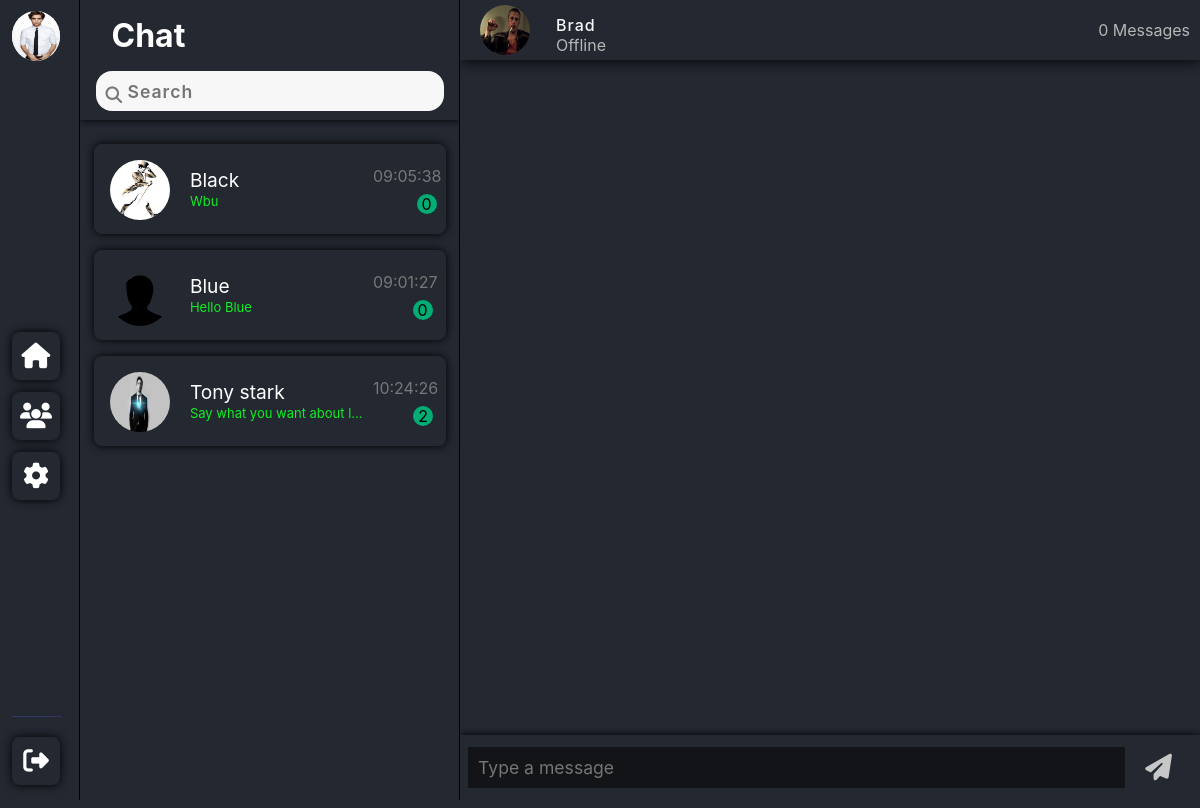
Screenshot of /php/chat.php?user_id=30 (signed in) with the database file from the repository.
### tables this page shows
CREATE TABLE `users` (
  `user_id` int(7) NOT NULL,
  `name` varchar(255) NOT NULL,
  `email_id` varchar(255) NOT NULL,
  `password` varchar(255) NOT NULL,
  `login` int(1) DEFAULT NULL,
  `bio` varchar(1023) DEFAULT NULL,
  `dob` date DEFAULT NULL,
  `gender` varchar(10) DEFAULT NULL,
  `country` varchar(255) DEFAULT NULL,
  `user_profile` varchar(255) NOT NULL DEFAULT 'default_pic.svg'
);

CREATE TABLE `users_chat` (
  `msg_id` int(11) NOT NULL,
  `sender_id` int(10) NOT NULL,
  `receiver_id` int(10) NOT NULL,
  `msg_content` varchar(1023) NOT NULL,
  `msg_status` text NOT NULL,
  `msg_date` timestamp NOT NULL DEFAULT current_timestamp() ON UPDATE current_timestamp()
);

### php/userlist.php (the view, shortened to what this page needs)
<div class="chat-column">
    <div class="top">
        <div id="toprow">
            <h1 class="heading">Chat</h1>
        </div>
        <div class="search-bar">
            <input type="text" placeholder="Search" onkeyup="searchUser()" id="search-input"
                style=" margin: -1rem 0;" />
            <button type="submit" id="search-btn" style="top: 0px;">
            </button>
        </div>
    </div>
    <div class="chat-navbar-rows">
        <?php
include_once 'connectdb.php';
$email = $_SESSION['email'];
$query = "SELECT * FROM users WHERE email_id='$email'";
$result = mysqli_query($link, $query);
$row = mysqli_fetch_array($result);
$user = $row['user_id'];
$users = "SELECT DISTINCT receiver_id,u.user_id,u.name,u.user_profile,u.login FROM users_chat uc JOIN users u ON u.user_id=uc.receiver_id WHERE sender_id='$user'";
$run_user = mysqli_query($link, $users);
while ($row = mysqli_fetch_array($run_user)) {
    $user_id = $row['user_id'];
    $user_profile = $row['user_profile'];
    $name = $row['name'];
    $qry = "SELECT * FROM users_chat WHERE (sender_id='$user' AND receiver_id='$user_id') OR (sender_id='$user_id' AND receiver_id='$user') ORDER BY msg_id DESC LIMIT 1";
    $run_query = mysqli_query($link, $qry);
    $row = mysqli_fetch_assoc($run_query);
    $message = $row['msg_content'];
    $time = $row['msg_date'];
    $date = explode(' ', $time);
    $qry2 = "SELECT COUNT(*) AS count FROM users_chat where sender_id='$user_id' AND receiver_id='$user' AND msg_status='UNREAD'";
    $res = mysqli_query($link, $qry2);
    $row1 = mysqli_fetch_assoc($res);
    $count = $row1['count'];
    echo "<div class='row'>
    <img src=" . "../uploads/" . $user_profile . " />
    <div class='mid'>
    <h1 id='username'>
    <a style='color:white; text-decoration:none;' href='chat.php?user_id=$user_id'>$name</a>
    </h1>
    <p style='color:rgb(15, 238, 34);font-size:13px;' class='last-message'>$message</p>
    </div>
    <div class='right'>
    <p style='margin-right: -20px;position: relative;right: 15px;' class='last-message-time'>$date[1]</p>
    <p id='unread-message-count'>$count</p>
    </div>
    </div>";
}
$qry = "SELECT user_id FROM users WHERE email_id='$email'";
$res = mysqli_query($link, $qry);
$row = mysqli_fetch_array($res);
$user = $row['user_id'];
$users = "SELECT DISTINCT receiver_id,u.user_id,u.name,u.user_profile,u.login FROM users_chat uc JOIN users u ON u.user_id=uc.sender_id WHERE receiver_id='$user' AND u.user_id NOT IN (SELECT DISTINCT receiver_id FROM users_chat uc JOIN users u ON u.user_id=uc.receiver_id WHERE sender_id='$user')";
$run_user = mysqli_query($link, $users);
while ($row = mysqli_fetch_array($run_user)) {
    $user_id = $row['user_id'];
    $user_profile = $row['user_profile'];
    $name = $row['name'];
    $qry = "SELECT * FROM users_chat WHERE (sender_id='$user' AND receiver_id='$user_id') OR (sender_id='$user_id' AND receiver_id='$user') ORDER BY msg_id DESC LIMIT 1";
    $run_query = mysqli_query($link, $qry);
    $row = mysqli_fetch_assoc($run_query);
    $message = $row['msg_content'];
    $time = $row['msg_date'];
    $date = explode(' ', $time);
    $qry2 = "SELECT COUNT(*) AS count FROM users_chat where sender_id='$user_id' AND receiver_id='$user' AND msg_status='UNREAD'";
    $res = mysqli_query($link, $qry2);
    $row1 = mysqli_fetch_assoc($res);
    $count = $row1['count'];
    echo "<div class='row'>
    <img src=" . "../uploads/" . $user_profile . " />
    <div class='mid'>
    <h1 id='username'><a style='color:white; text-decoration:none;' href='chat.php?user_id=$user_id'>$name</a> </h1>
    <p style='color:rgb(15, 238, 34);font-size:13px;' class='last-message'>$message</p>
    </div>
    <div class='right'>
    <p style='margin-right: -20px;position: relative;right: 15px;' class='last-message-time'>$date[1]</p>
    <p id='unread-message-count'>$count</p>
    </div>
    </div>";
}
?>
    </div>
</div>

### php/chat.php (shortened to what this page needs)
<!DOCTYPE html>
<?php
$email = $_SESSION['email'];
include 'connectdb.php';
$get_user = "SELECT * FROM users WHERE email_id='$email'";
$qry = mysqli_query($link, $get_user);
$row = mysqli_fetch_array($qry);
$user_id = $row['user_id'];
?>
<?php
if (isset($_GET['user_id'])) {
    $receiver_id = $_GET['user_id'];
    $qry = "SELECT * FROM users WHERE user_id='$receiver_id'";
    $result = mysqli_query($link, $qry);
    $row = mysqli_fetch_array($result);
    $receiver_name = $row['name'];
    $receiver_profile_pic = $row['user_profile'];
    $receiver_login = $row['login'];
    if ($receiver_login == 1) {
        $state = 'Online';
    } else {
        $state = 'Offline';
    }
    $total_messages = "SELECT * FROM users_chat WHERE (sender_id='$user_id' AND receiver_id='$receiver_id') OR (sender_id='$receiver_id' AND receiver_id='$user_id')";
    $run_query = mysqli_query($link, $total_messages) or die("Unable to count messages");
    $total = mysqli_num_rows($run_query);
}
?>
<html lang="en">
<head>
    <link rel="stylesheet" href="../css/chat.css" />
    <link rel="stylesheet" href="../css/global.css" />
</head>
<body>
    <div class="container chat-page-container">
        <?php include 'sidebar.php';?>
        <?php include 'userlist.php';?>
        <div class="chat">
            <div class="chat-header">
                <div class="left">
                    <?php
echo "<img src=" . "../uploads/" . $receiver_profile_pic . " class='pp'>
    <div class='name-status'>
       <h1> $receiver_name  </h1>
        <span class='user-status'>$state</span>
    </div>";
?>
                </div>
                <div class="right">
                    <?php
echo $total;
if ($total == 1) {
    echo " Message";
} else {
    echo " Messages";
}
?>
                </div>
            </div>
            <div class="chat-box">
            </div>
            <form method="POST">
                <div class="chat-footer">
                    <textarea name="message" class="autoExpand" rows='1' data-min-rows='1'
                        placeholder="Type a message"></textarea>
                    <button name="submit">
                        <i class="fas fa-2x fa-paper-plane"></i>
                    </button>
                </div>
            </form>
        </div>
    </div>
</body>
</html>

### php/sidebar.php (shortened to what this page needs)
<?php
include 'connectdb.php';
$email = $_SESSION['email'];
$sql = "SELECT * FROM users WHERE `email_id` = '$email'";
$res = mysqli_query($link, $sql);
$r = mysqli_fetch_assoc($res);
?>
<!DOCTYPE html>
<html lang="en">
<head>
    <link rel="stylesheet" href="../css/global.css">
    <link rel="stylesheet" href="../css/sidebar.css">
</head>
<body>
    <div class="sidebar">
        <ul>
            <li>
                <a href="settings.php" id="sidebar_profile_pic">
                    <?php echo "<img src=" . "../uploads/" . $r['user_profile'] . " />" ?>
                </a>
            </li>
            <li>
                <a href="chat.php" class="s-btn">
                    <i class="fas fa-2x fa-home"></i>
                </a>
            </li>
            <li>
                <a href="find_user.php" class="s-btn">
                    <i class="fas fa-users"></i>
                </a>
            </li>
            <li>
                <a href="settings.php" class="settings s-btn">
                    <i class="fas fa-2x fa-cog"></i>
                </a>
            </li>
            <li>
                <a href="logout.php" class="signout s-btn">
                    <i class="fa fa-2x fa-sign-out"></i>
                </a>
            </li>
        </ul>
    </div>
</body>
</html>

### css/chat.css (style rules this page uses)
* { padding: 0; margin: 0; box-sizing: border-box; font-family: -apple-system, BlinkMacSystemFont, "Segoe UI", Roboto, Oxygen, Ubuntu, Cantarell, "Open Sans", "Helvetica Neue", sans-serif; }
html, body { margin: 0; height: 100vh; overflow: hidden; background: #232831; }
p::first-letter { text-transform: capitalize; }
button { border: none; background: transparent; }
.container { height: 100vh; width: 100vw; overflow: hidden; display: grid; grid-template-columns: 80px 380px auto; }
.chat-column { display: flex; flex-direction: column; align-items: center; justify-content: center; width: 380px; height: inherit; border-right: 1px solid #000; background: #232831; }
.chat-column .top { position: absolute; top: 0; height: 15vh; width: inherit; padding: 1rem; box-shadow: 0 0 8px #000; clip-path: inset(0px 0px -8px 0px); }
.chat-column .top .heading { font-size: 1.5rem; font-weight: bold; color: #fff; }
#toprow { display: flex; justify-content: space-between; padding: 0 1rem 1rem 1rem; }
#toprow h1 { font-size: 2rem; }
.chat-column .chat-navbar-rows { position: absolute; top: 16vh; overflow-y: scroll; scroll-behavior: smooth; height: 85vh; }
.chat-column .search-bar { position: relative; margin: 1rem 0; display: flex; }
#search-input { border: none; height: 2.5rem; width: 100%; padding: 1rem 1rem 1rem 2rem; border-radius: 1rem; outline: none; font-size: 1.1rem; font-weight: 600; overflow-x: scroll; color: #495057; letter-spacing: 1px; background-color: #f7f7f7; }
#search-btn { position: absolute; left: 10px; top: 13px; z-index: 1; }
.chat-navbar-rows .row { width: 352px; height: 90px; padding: 1rem; margin: 1rem 15px; display: grid; grid-template-columns: 22% 50% 15%; grid-template-areas: "left mid mid..."; align-items: center; border-radius: 0.5rem; background-color: #232831; color: #f7f7f7; box-shadow: 0 0 10px #000; transition: 0.2s ease-out; }
.chat-navbar-rows .row img { border-radius: 50%; height: 60px; width: 60px; grid-area: left; }
.chat-navbar-rows .row .mid { grid-area: mid; display: flex; flex-direction: column; position: relative; left: 10px; top: 0px; }
.chat-navbar-rows .row .mid h1 { font-size: 1.2rem; font-weight: 400; }
.chat-navbar-rows .row .mid p { color: #777777; line-height: 1.2rem; height: 1.3rem; width: 175px; }
.chat-navbar-rows .row .mid p, .chat-navbar-rows .row .mid h1 { text-overflow: ellipsis; overflow: hidden; white-space: nowrap; }
.chat-navbar-rows .row .right { display: flex; flex-direction: column; align-items: flex-end; }
.chat-navbar-rows .row .right #unread-message-count { background-color: rgb(0, 173, 116); width: 20px; height: 20px; border-radius: 50%; color: #000; display: flex; align-items: center; justify-content: center; }
.chat-navbar-rows .row .last-message-time { color: #777777; margin-bottom: 8px; }
.chat { display: flex; flex-direction: column; height: 100vh; width: 100%; background: #232831; }
.chat-header { color: #b6b6b6; display: flex; align-items: center; justify-content: space-between; width: 100%; height: 60px; padding: 5px 10px; box-shadow: 0 0 15px #000; clip-path: inset(0px 0px -15px 0px); }
.chat .chat-header .left { display: flex; align-items: center; }
.chat .chat-header .left .name-status { display: grid; position: relative; top: 5px; margin-left: 1rem; }
.chat-header .pp { width: 50px; height: 50px; border-radius: 50%; margin: 0 10px; }
.chat .chat-header .name-status { display: flex; flex-direction: row; align-items: center; justify-content: center; }
.chat .chat-header .name-status h1 { color: #f7f7f7; font-weight: 500; font-size: 1rem; letter-spacing: 1px; margin-bottom: 0; }
.chat .chat-header .name-status span { color: #b6b6b6; }
.chat-box { background-attachment: fixed; overflow-y: scroll; flex: 1; }
.chat-footer { display: flex; align-items: center; padding: 12px 8px; height: auto; min-height: 50px; max-height: 170px; box-shadow: 0 0 8px #000; clip-path: inset(-8px 0px 0px 0px); }
.chat-footer textarea { color: #d4d4d4; font-size: 1.1rem; font-weight: 400; padding: 10px; width: 100%; height: auto; max-height: 170px; border: none; overflow-y: scroll; overflow-x: hidden; background-color: #121316ef; resize: none; }
.chat-footer button { margin: 0 10px; }
.chat-footer button:last-child { margin: 0 20px; }
.chat-footer i { color: #c7c7c7; }

### rows the page displays
users: user_profile (picture)
users: user_profile (picture), name "black", users_chat.msg_content "wbu", users_chat.msg_date "09:05:38", count "0"
users: user_profile (placeholder picture), name "blue", users_chat.msg_content "Hello Blue", users_chat.msg_date "09:01:27", count "0"
users: user_profile (picture), name "tony stark", users_chat.msg_content "Say what you want about l…", users_chat.msg_date "10:24:26", count "2"
users: user_profile (picture), name "brad", login "Offline"

### other values shown
$total "0"
